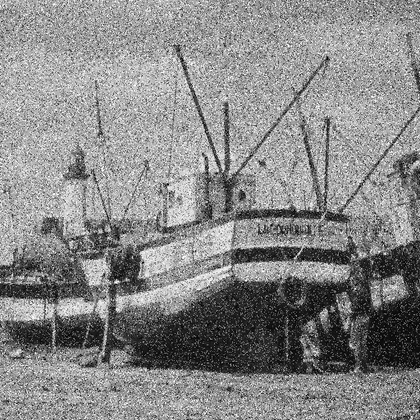
%> input picture Implementation-of-Image-Histogram-Equalization-and-Filtering/result/bilateralFilter/30-24-5.png, 420 x 420 px, shrunk from 512 x 512 before the run
$ octave fastNLmean.m   (GNU Octave 9; MATLAB toolbox functions it lacks are replaced by stand-ins)
%> lines starting %> are read from the running program, lines starting %| are printed output that depends on the picture
close all; clear all; clc
I=double(imread('result/bilateralFilter/30-24-5.png'));
%> I: size 420x420 double; min 0, max 255, mean 136; mean of the top-left, top-right, bottom-left and bottom-right quarters 167.5, 154.9, 126, 95.6
tic
O2=uint8(fastNLmeans(I,5,17,10));
toc

imwrite(O2, 'result/fastNLmean/result.png')

function DenoisedImg=fastNLmeans(I,ds,Ds,h)
%> called with ds = 5, Ds = 17, h = 10
I=double(I);
[m,n]=size(I);
%> m = 420; n = 420
PaddedImg = padarray(I,[Ds+ds+1, Ds+ds+1], 'symmetric', 'both');
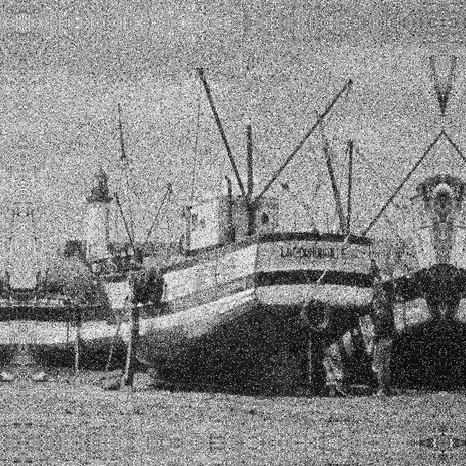
%> PaddedImg: size 466x466 double; min 0, max 255, mean 137.1
PaddedV = padarray(I,[Ds,Ds],'symmetric', 'both');
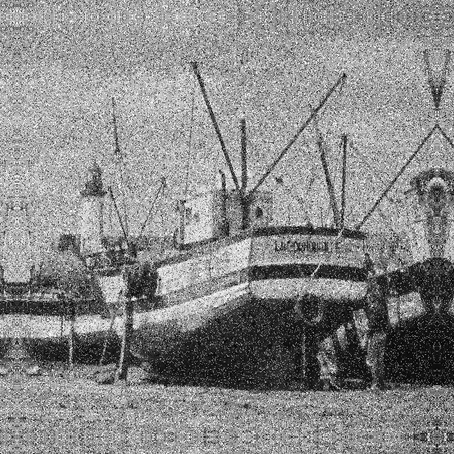
%> PaddedV: size 454x454 double; min 0, max 255, mean 136.7
average=zeros(m,n);
wmax=average;
sweight=average;
h2=h*h;
d=(2*ds+1)^2;
for t1=-Ds:Ds
    for t2=-Ds:Ds
        if(t1==0&&t2==0)
            continue;
        end
        Sd=integralImgSqDiff(PaddedImg,Ds,t1,t2);
        SqDist2=Sd(2*ds+2:end-1,2*ds+2:end-1)+Sd(1:end-2*ds-2,1:end-2*ds-2)...
               -Sd(2*ds+2:end-1,1:end-2*ds-2)-Sd(1:end-2*ds-2,2*ds+2:end-1);
        SqDist2=SqDist2/d;
        w=exp(-SqDist2/h2);
        v=PaddedV(1+Ds+t1:end-Ds+t1,1+Ds+t2:end-Ds+t2);
        average=average+w.*v;
        wmax=max(wmax,w);
        sweight=sweight+w;
    end
end
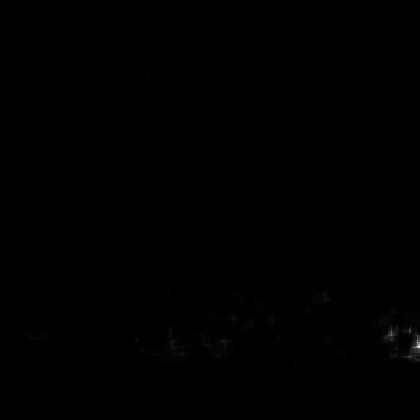
%> average: size 420x420 double; min 3.18e-12, max 61.87, mean 0.1; drawn with min black and max white
average=average+wmax.*I;
average=average./(wmax+sweight);
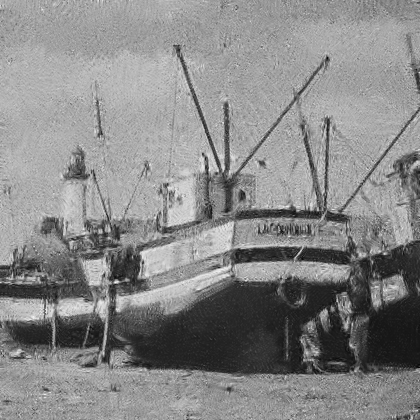
%> average: size 420x420 double; min 4.96, max 250.1, mean 136.4
DenoisedImg=average;
end

function Sd = integralImgSqDiff(PaddedImg,Ds,t1,t2)
Dist2=(PaddedImg(1+Ds:end-Ds,1+Ds:end-Ds)-PaddedImg(1+Ds+t1:end-Ds+t1,1+Ds+t2:end-Ds+t2)).^2;
Sd = cumsum(Dist2,1);
Sd = cumsum(Sd,2);
end
